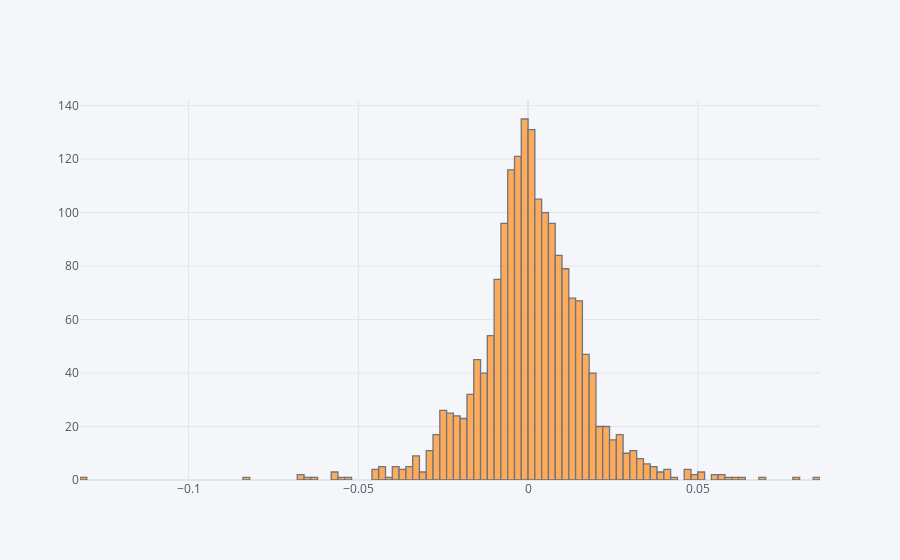

Write notebook code for a chart like this one.
### Code cell
data['RETURNS'].iplot(kind='histogram', subplots=True)

### Figure 1 — Plotly figure (JSON) as saved in the notebook; plotly's stock layout.template omitted (floating-point values rounded to 4 significant figures; data arrays with more than 128 entries replaced by an {"elided": "..."} marker saying what was removed)
{"data": [{"histfunc": "count", "histnorm": "", "marker": {"color": "rgba(255, 153, 51, 1.0)", "line": {"color": "#4D5663", "width": 1.3}}, "name": "RETURNS", "opacity": 0.8, "orientation": "v", "type": "histogram", "x": {"elided": "1843 float values"}, "xaxis": "x", "yaxis": "y"}], "layout": {"barmode": "overlay", "legend": {"bgcolor": "#F5F6F9", "font": {"color": "#4D5663"}}, "paper_bgcolor": "#F5F6F9", "plot_bgcolor": "#F5F6F9", "title": {"font": {"color": "#4D5663"}}, "xaxis": {"anchor": "y", "domain": [0, 1], "gridcolor": "#E1E5ED", "showgrid": true, "tickfont": {"color": "#4D5663"}, "title": {"font": {"color": "#4D5663"}, "text": ""}, "zerolinecolor": "#E1E5ED"}, "yaxis": {"anchor": "x", "domain": [0, 1], "gridcolor": "#E1E5ED", "showgrid": true, "tickfont": {"color": "#4D5663"}, "title": {"font": {"color": "#4D5663"}, "text": ""}, "zerolinecolor": "#E1E5ED"}}}
